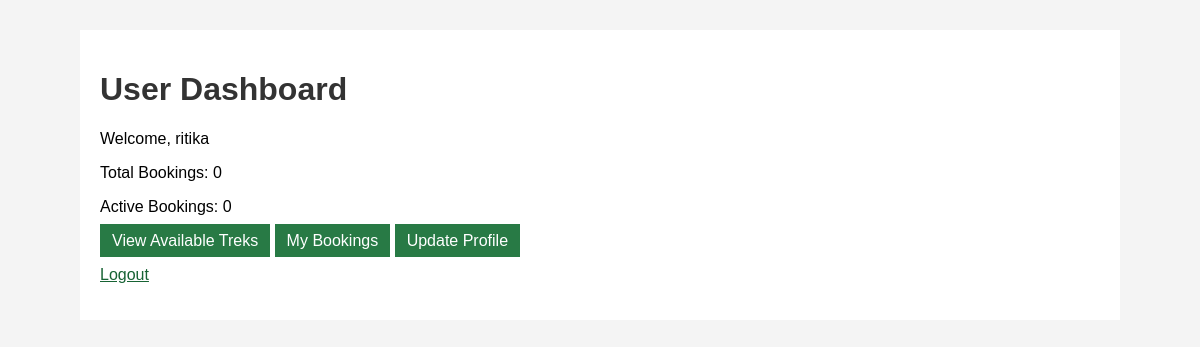
The app's page /user (signed in), older data.
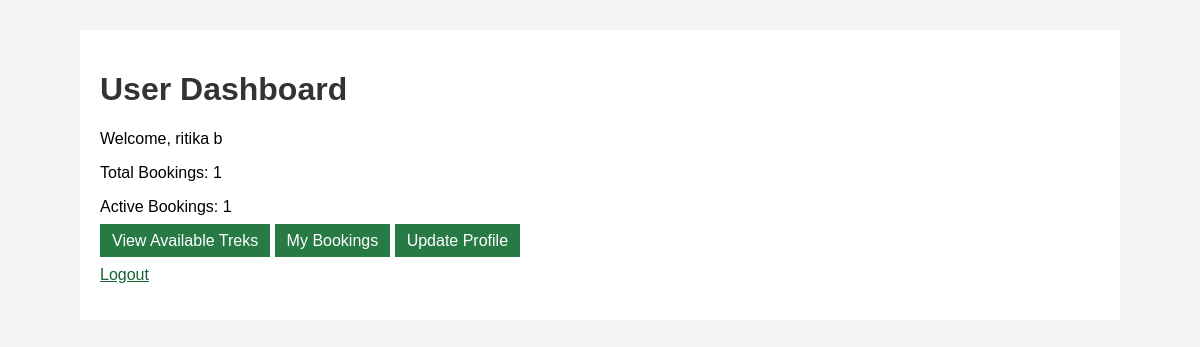
The same page, newer data.
### app/models.py (models this page shows)
class User(UserMixin, db.Model):
    id = db.Column(db.Integer, primary_key=True)
    name = db.Column(db.String(100), nullable=False)
    email = db.Column(db.String(120), unique=True, nullable=False)
    password = db.Column(db.String(255), nullable=False)
    role = db.Column(db.String(20), nullable=False)
    is_blacklisted = db.Column(db.Boolean, default=False)
    bookings = db.relationship('Booking', backref='user', lazy=True)
    staff_profile = db.relationship('StaffProfile', backref='user', uselist=False)

### app/routes.py (the view)
@routes.route('/user')
@login_required
def user_dashboard():
    if current_user.role != 'user':
        return 'Unauthorized'
    bookings = Booking.query.filter_by(user_id=current_user.id).all()
    total_bookings = len(bookings)
    upcoming_treks = 0
    for booking in bookings:
        if booking.status == 'Booked':
            upcoming_treks = upcoming_treks + 1
    return render_template('user_dashboard.html', total_bookings=total_bookings,  upcoming_treks=upcoming_treks)

### app/templates/user_dashboard.html (shortened to what this page needs)
<!doctype html>
<html>
  <head>
    <link
      rel="stylesheet"
      href="{{ url_for('static', filename='css/app.css') }}"
    />
  </head>
  <body>
    <div class="container">
      <h1>User Dashboard</h1>
      <p>Welcome, {{ current_user.name }}</p>
      <p>Total Bookings: {{ total_bookings }}</p>
      <p>Active Bookings: {{ upcoming_treks }}</p>
      <a class="button" href="{{ url_for('routes.available_treks') }}"
        >View Available Treks</a
      >
      <a class="button" href="{{ url_for('routes.my_bookings') }}"
        >My Bookings</a
      >
      <a class="button" href="{{ url_for('routes.update_profile') }}"
        >Update Profile</a
      >
      <p><a href="{{ url_for('auth.logout') }}">Logout</a></p>
    </div>
  </body>
</html>

Row changes from the older to the newer data that the page shows:
changed User: name "ritika" → "ritika b"
Text that changed along with them:
{{ total_bookings }}: "0" → "1"
{{ upcoming_treks }}: "0" → "1"
